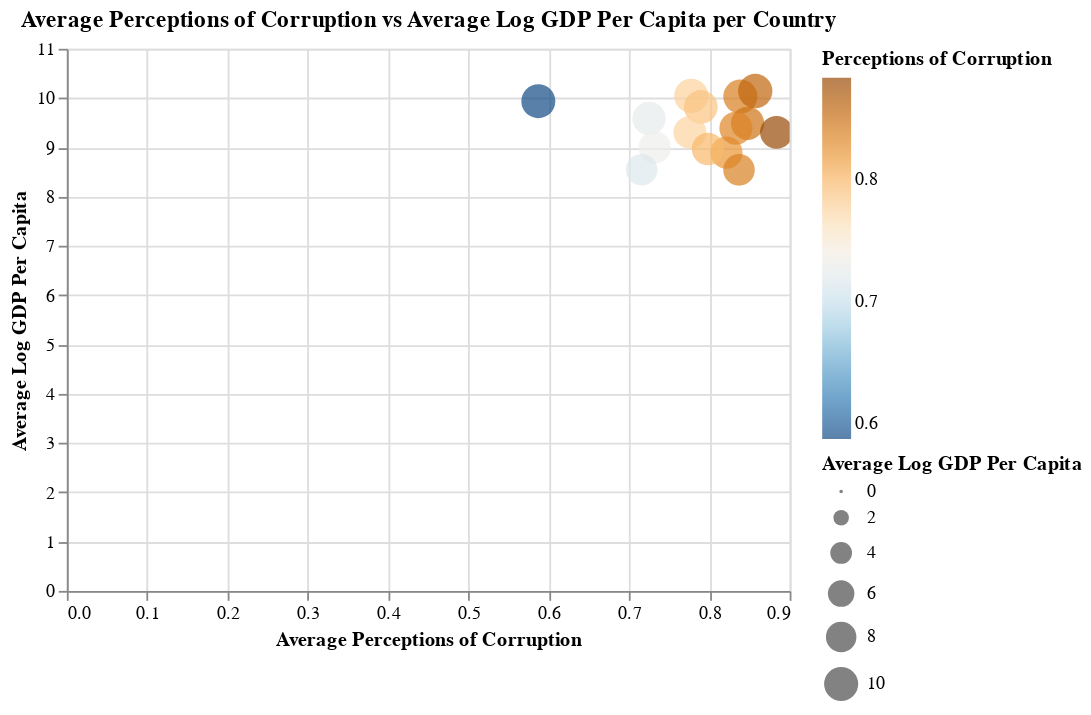

Notebook cell for this chart:
### Code cell
# Group the 'latam' dataframe by 'Country Name' and calculate the average of 'Perceptions Of Corruption' and 'Log GDP Per Capita'
averages = latam.groupby('Country Name').agg({'Perceptions Of Corruption': 'mean', 'Log GDP Per Capita': 'mean'}).reset_index()

# Create the scatter plot with color encoding and tooltip
chart = alt.Chart(averages).mark_circle().encode(
    y=alt.Y('Log GDP Per Capita:Q', title='Average Log GDP Per Capita'),
    x=alt.X('Perceptions Of Corruption:Q', title='Average Perceptions of Corruption'),
    size=alt.Size('Log GDP Per Capita:Q', title='Average Log GDP Per Capita'),
    color=alt.Color('Perceptions Of Corruption:Q', title='Perceptions of Corruption',
                    scale=alt.Scale(scheme='blueorange')),  # Specify the color scale
    tooltip=['Country Name']  # Add tooltip for country name
).properties(
    title='Average Perceptions of Corruption vs Average Log GDP Per Capita per Country'
).interactive()  # Enable zooming in and out

# Display the chart
chart

### Figure 1 — Vega-Lite specification as saved in the notebook (floating-point values rounded to 4 significant figures)
{"config": {"view": {"continuousWidth": 400, "continuousHeight": 300}}, "data": {"name": "data-927b022724ab73d985904e1aabfd6ff0"}, "mark": "circle", "encoding": {"color": {"type": "quantitative", "field": "Perceptions Of Corruption", "scale": {"scheme": "blueorange"}, "title": "Perceptions of Corruption"}, "size": {"type": "quantitative", "field": "Log GDP Per Capita", "title": "Average Log GDP Per Capita"}, "tooltip": [{"type": "nominal", "field": "Country Name"}], "x": {"type": "quantitative", "field": "Perceptions Of Corruption", "title": "Average Perceptions of Corruption"}, "y": {"type": "quantitative", "field": "Log GDP Per Capita", "title": "Average Log GDP Per Capita"}}, "selection": {"selector005": {"type": "interval", "bind": "scales", "encodings": ["x", "y"]}}, "title": "Average Perceptions of Corruption vs Average Log GDP Per Capita per Country", "$schema": "https://vega.github.io/schema/vega-lite/v4.8.1.json", "datasets": {"data-927b022724ab73d985904e1aabfd6ff0": [{"Country Name": "Argentina", "Perceptions Of Corruption": 0.8386, "Log GDP Per Capita": 10.03}, {"Country Name": "Bolivia", "Perceptions Of Corruption": 0.8214, "Log GDP Per Capita": 8.892}, {"Country Name": "Brazil", "Perceptions Of Corruption": 0.7249, "Log GDP Per Capita": 9.585}, {"Country Name": "Chile", "Perceptions Of Corruption": 0.7775, "Log GDP Per Capita": 10.05}, {"Country Name": "Colombia", "Perceptions Of Corruption": 0.8476, "Log GDP Per Capita": 9.487}, {"Country Name": "Costa Rica", "Perceptions Of Corruption": 0.7894, "Log GDP Per Capita": 9.819}, {"Country Name": "Ecuador", "Perceptions Of Corruption": 0.7758, "Log GDP Per Capita": 9.302}, {"Country Name": "El Salvador", "Perceptions Of Corruption": 0.732, "Log GDP Per Capita": 9.0}, {"Country Name": "Guatemala", "Perceptions Of Corruption": 0.7983, "Log GDP Per Capita": 8.966}, {"Country Name": "Honduras", "Perceptions Of Corruption": 0.837, "Log GDP Per Capita": 8.543}, {"Country Name": "Nicaragua", "Perceptions Of Corruption": 0.7157, "Log GDP Per Capita": 8.547}, {"Country Name": "Panama", "Perceptions Of Corruption": 0.8572, "Log GDP Per Capita": 10.14}, {"Country Name": "Paraguay", "Perceptions Of Corruption": 0.8331, "Log GDP Per Capita": 9.389}, {"Country Name": "Peru", "Perceptions Of Corruption": 0.8836, "Log GDP Per Capita": 9.304}, {"Country Name": "Uruguay", "Perceptions Of Corruption": 0.5871, "Log GDP Per Capita": 9.938}]}}
